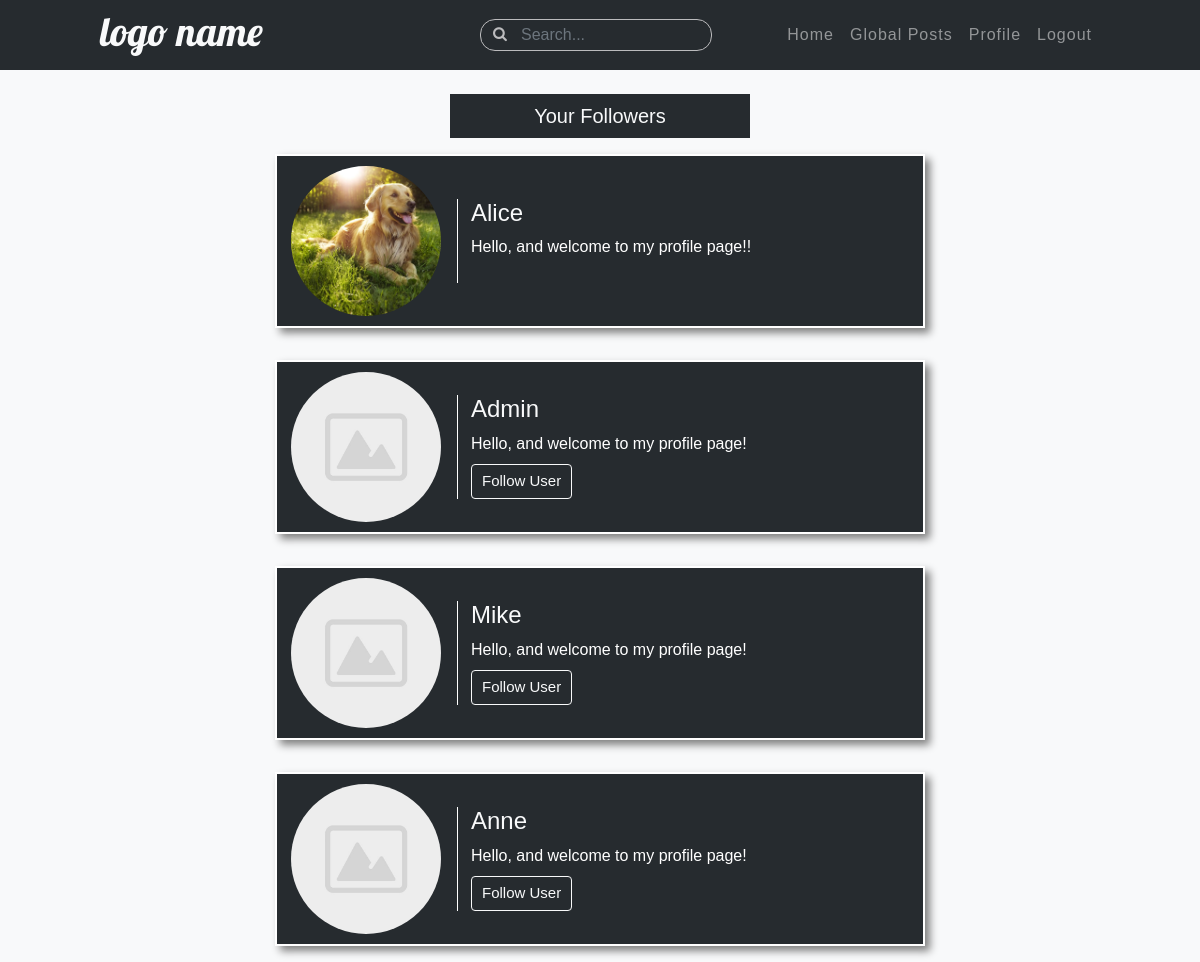
The page /user/followers/jordan/ (signed in) on the database its author committed.
### users/models.py (models this page shows, shortened)
class Profile(models.Model):
    user = models.OneToOneField(User, on_delete=models.CASCADE)
    image = models.ImageField(default='default.jpg', upload_to='profile-image')
    bio = models.CharField(max_length=150)
    following = models.ManyToManyField(User, related_name='followers')

### users/views.py (the view)
# urls.py: path('followers/<str:username>/', views.followers, name='followers'),
def followers(request, username):
    user = User.objects.get(username=username)
    return render(request, 'users/followers.html', {
        'current_user': user,
        'parameter': username,
        'following_list': list(Profile.objects.get(user=request.user).following.all())
    })

### users/templates/users/followers.html (shortened to what this page needs)
{% extends 'photo_sharing/layout.html' %}
{% block content %}
<br>
{% if current_user.followers.all.count > 0 %}
    <div class='home-icons w-25 my-auto'>
        {% if parameter == user.username %}
        <h5 class='text-center my-auto'>Your Followers</h5>
        {% else %}
        <h5 class='text-center my-auto'>{{ parameter|title }}'s Followers</h5>
        {% endif %}
    </div>
{% endif %}
{% for person in current_user.followers.all %}
<div class="row no-gutters user-page">
    <div class='col-12 profile-background my-3'>
        <div class="profile-block">
            <div class='image-col mr-3 pl-1 my-auto'>
                <img class='profile-image' src="{{ person.user.profile.image.url }}" alt="User Profile Image">
            </div>
            <div class='bio-col my-auto pr-0'>
                <a class='username-link' href="{% url 'profile' person.user.username %}"><h4>{{ person.user.username|title }}</h4></a>
                <p class='mb-2'>{{ person.user.profile.bio|truncatechars:90 }}</p>
                {% if person.user not in following_list and person.user != user %}
                <a class='btn btn-outline-light mt-0 user-btn' href="{% url 'follow' person.user.id %}">Follow User</a>
                {% else %}
                <div class='py-2'></div>
                {% endif %}
            </div>
        </div>
    </div>
</div>
{% endfor %}
{% endblock %}

### photo_sharing/static/photo_sharing/main.css (style rules this page uses)
body { background: #f8f9fa; font-family: Helvetica, sans-serif; color: #f8f9fa; }
.home-icons { background: #262B2F; padding: 10px 20px; width: 75%; margin: auto; }
.profile-image { height: 150px; width: 150px; }
.profile-block { display: flex; position: relative; width: 650px; margin: auto; color: white; background: #262B2F; border: 2px solid white; padding: 10px; box-shadow: 5px 5px 8px grey; }
.image-col img { border-radius: 50%; }
.bio-col { border-left: 1px solid white; padding-left: 13px; padding-right: 120px; overflow-x: hidden; }
.user-btn { font-size: 15px !important; padding: 5px 10px; }
.username-link { display: inline-block; color: #f8f9fa; }
.user-page .bio-col { padding-right: 50px !important; }

### rows shown on the page
Profile: user.profile.image (picture), user.username "Alice", user.profile.bio "Hello, and welcome to my profile page!!"
Profile: user.profile.image (placeholder picture), user.username "Admin", user.profile.bio "Hello, and welcome to my profile page!", shows "Follow User"
Profile: user.profile.image (placeholder picture), user.username "Mike", user.profile.bio "Hello, and welcome to my profile page!", shows "Follow User"
Profile: user.profile.image (placeholder picture), user.username "Anne", user.profile.bio "Hello, and welcome to my profile page!", shows "Follow User"
